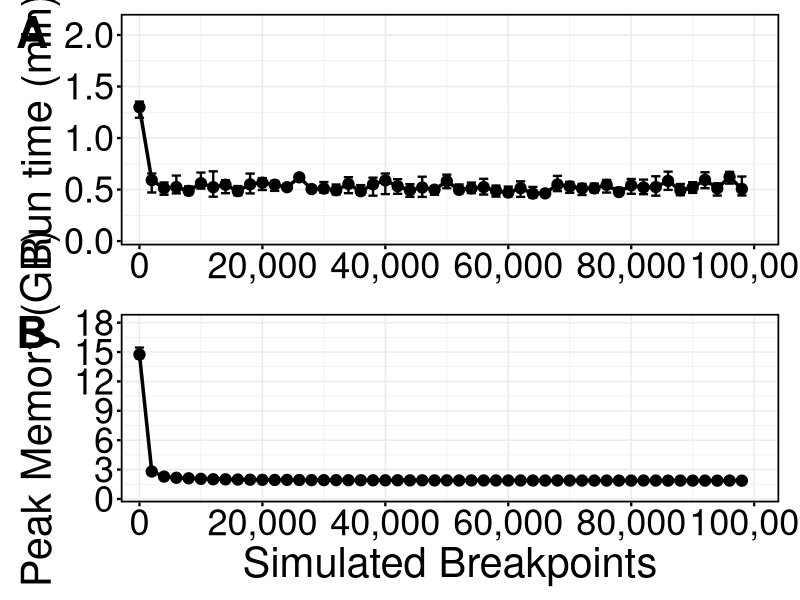

Recreate this plot in R.
library(readr)
library(ggplot2)
library(cowplot)
library(scales) 

rep_data <- read_delim("aakomp_sup_fig9.tsv", 
                       delim = "\t", escape_double = FALSE, 
                       trim_ws = TRUE)

rep_data$time_min <- pmin(rep_data$time_rep1_min, rep_data$time_rep2_min, rep_data$time_rep3_min, na.rm = TRUE)
rep_data$time_max <- pmax(rep_data$time_rep1_min, rep_data$time_rep2_min, rep_data$time_rep3_min, na.rm = TRUE)

rep_data$rss_min <- pmin(rep_data$rss_rep1_gb, rep_data$rss_rep2_gb, rep_data$rss_rep3_gb, na.rm = TRUE)
rep_data$rss_max <- pmax(rep_data$rss_rep1_gb, rep_data$rss_rep2_gb, rep_data$rss_rep3_gb, na.rm = TRUE)

base_theme <- theme_minimal() +
  theme(
    panel.border = element_rect(color = "black", fill = NA, linewidth = 1.2),
    axis.ticks = element_line(color = "black", linewidth = 0.8),
    axis.text = element_text(size = 26, color = "black"),
    axis.title = element_text(size = 30, color = "black"),
    plot.margin = margin(t = 10, r = 15, b = 10, l = 15)
  )

p_time <- ggplot(rep_data, aes(x = breakpoints, y = time_mean_min)) +
  geom_line( linewidth = 1.2) +
  geom_errorbar(aes(ymin = time_min, ymax = time_max), 
                width = 1500, linewidth = 0.8) +
  geom_point(size = 3.5) +
  scale_x_continuous(breaks = seq(0, 100000, by = 20000), 
                     labels = comma,
                     limits = c(-2000, 102000), 
                     expand = expansion(mult = c(0.01, 0.02))) +
  scale_y_continuous(breaks = seq(0, 2.0, by = 0.5), 
                     limits = c(0, 2.1), 
                     expand = expansion(mult = c(0.02, 0.05))) +
  labs(y = "Run time (min)", x = NULL) +   
  base_theme +
  theme(axis.title.x = element_blank())

p_ram <- ggplot(rep_data, aes(x = breakpoints, y = rss_mean_gb)) +
  geom_line(linewidth = 1.2) +
  geom_errorbar(aes(ymin = rss_min, ymax = rss_max), 
                width = 1500, linewidth = 0.8) +
  geom_point(, size = 3.5) +
  scale_x_continuous(breaks = seq(0, 100000, by = 20000), 
                     labels = comma,
                     limits = c(-2000, 102000), 
                     expand = expansion(mult = c(0.01, 0.02))) +
  scale_y_continuous(breaks = seq(0, 18, by = 3), 
                     limits = c(0, 18), 
                     expand = expansion(mult = c(0.02, 0.05))) +
  labs(y = "Peak Memory (GB)", x = "Simulated Breakpoints") +
  base_theme

final_fig_s9 <- plot_grid(
  p_time, 
  p_ram, 
  labels = c("A", "B"), 
  ncol = 1, 
  label_size = 32,
  align = "v"
)

print(final_fig_s9)
